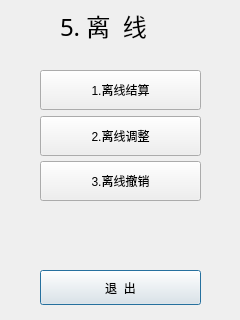
<?xml version="1.0" encoding="UTF-8"?>
<ui version="4.0">
 <class>mainkey5</class>
 <widget class="QDialog" name="mainkey5">
  <property name="geometry">
   <rect>
    <x>0</x>
    <y>0</y>
    <width>240</width>
    <height>320</height>
   </rect>
  </property>
  <property name="windowTitle">
   <string>Dialog</string>
  </property>
  <widget class="QLabel" name="label">
   <property name="geometry">
    <rect>
     <x>60</x>
     <y>10</y>
     <width>141</width>
     <height>31</height>
    </rect>
   </property>
   <property name="font">
    <font>
     <family>AR PL UKai CN</family>
     <pointsize>18</pointsize>
    </font>
   </property>
   <property name="text">
    <string>5. 离  线</string>
   </property>
  </widget>
  <widget class="QPushButton" name="pushButton_4">
   <property name="geometry">
    <rect>
     <x>40</x>
     <y>270</y>
     <width>161</width>
     <height>35</height>
    </rect>
   </property>
   <property name="text">
    <string>退  出</string>
   </property>
  </widget>
  <widget class="QPushButton" name="pushButton_2">
   <property name="geometry">
    <rect>
     <x>40</x>
     <y>116</y>
     <width>161</width>
     <height>40</height>
    </rect>
   </property>
   <property name="text">
    <string>2.离线调整</string>
   </property>
  </widget>
  <widget class="QPushButton" name="pushButton_1">
   <property name="geometry">
    <rect>
     <x>40</x>
     <y>70</y>
     <width>161</width>
     <height>40</height>
    </rect>
   </property>
   <property name="text">
    <string>1.离线结算</string>
   </property>
  </widget>
  <widget class="QPushButton" name="pushButton_3">
   <property name="geometry">
    <rect>
     <x>40</x>
     <y>161</y>
     <width>161</width>
     <height>40</height>
    </rect>
   </property>
   <property name="text">
    <string>3.离线撤销</string>
   </property>
  </widget>
 </widget>
 <resources/>
 <connections/>
</ui>
